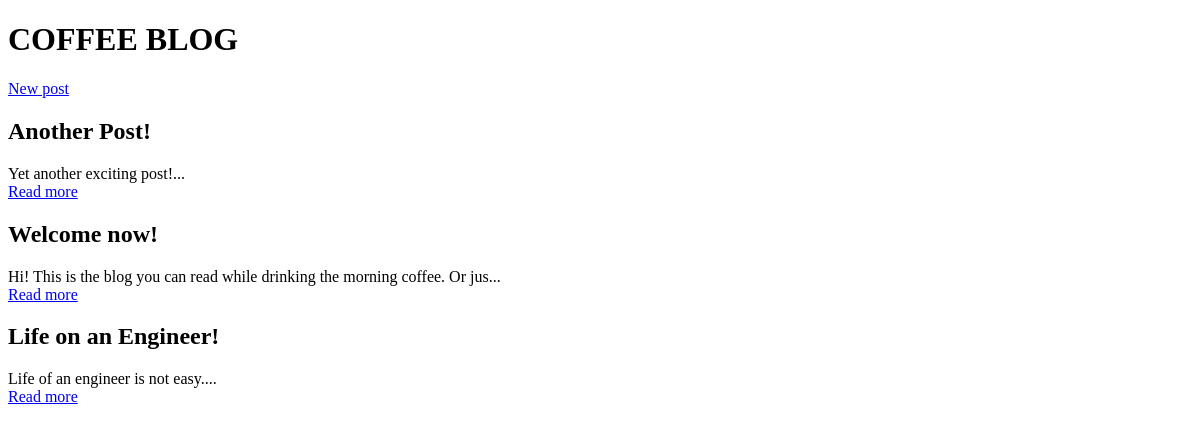
Before: / with the older database file.
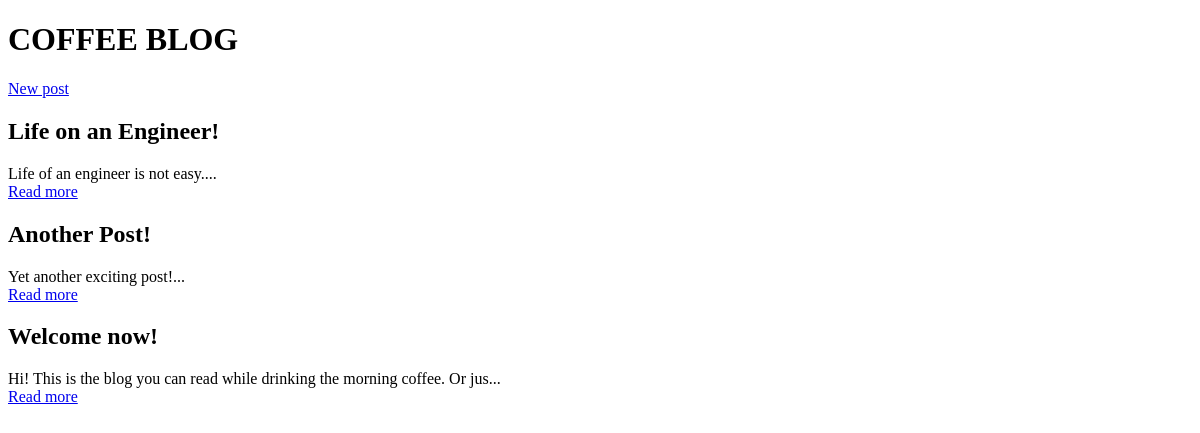
After: the same page with the newer database file.
### posts/models.py (models this page shows, shortened)
class Post(models.Model):
    title = models.CharField(max_length=250)
    author = models.ForeignKey(User, on_delete=models.CASCADE)  # !add related_name later!
    text = models.TextField()
    slug = models.SlugField(max_length=250, unique_for_date='publish_date')
    publish_date = models.DateTimeField(auto_now=True)
    status = models.CharField(max_length=20, choices=CHOICES, default=DRAFT)
    objects = models.Manager()  # default manager for all posts
    published = PublishedManager()  # custom manager only for published posts
    class Meta:
        ordering = ('-publish_date',)

### posts/views.py (the view)
# urls.py: path('', BlogListView.as_view(), name='home'),
class BlogListView(ListView):
    queryset = Post.published.all()  # modifies the displayed posts to only those with status = published
    model = Post
    template_name = 'posts/home.html'
    paginate_by = 5  # how many posts will be displayed

### posts/templates/posts/home.html (shortened to what this page needs)
<!DOCTYPE html>
<html lang="en">
<head>
</head>
<header>
    <h1> COFFEE BLOG </h1>
    <a href="{% url 'posts:new' %}">New post</a>
</header>
<body>
{% for post in post_list %}
<h2>{{ post.title }}</h2>
    {{ post.text|slice:":75" }}...
<br/>
    <a href="{% url 'posts:detail' post.slug %}">Read more</a>
{% endfor %}
<br/>
</body>
</html>

Changed rows visible on the page:
changed Post "Life on an Engineer!": moves up the list
